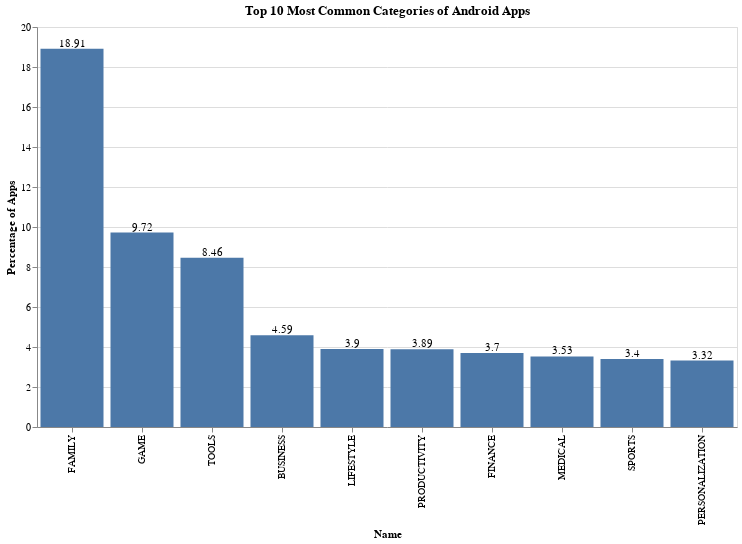

Write notebook code for a chart like this one.
### Code cell
bar_n(
    google_categories,
    "Top 10 Most Common Categories of Android Apps",
    "Percentage of Apps",
    perc = True,
)

### Figure 1 — Vega-Lite specification as saved in the notebook (floating-point values rounded to 4 significant figures)
{"config": {"view": {"continuousWidth": 400, "continuousHeight": 300}}, "layer": [{"mark": "bar", "encoding": {"x": {"type": "nominal", "field": "name", "sort": "-y", "title": "Name"}, "y": {"type": "quantitative", "field": "number", "title": "Percentage of Apps"}}}, {"mark": {"type": "text", "align": "center", "baseline": "middle", "dy": -5}, "encoding": {"text": {"type": "quantitative", "field": "number"}, "x": {"type": "nominal", "field": "name", "sort": "-y", "title": "Name"}, "y": {"type": "quantitative", "field": "number", "title": "Percentage of Apps"}}}], "data": {"name": "data-8c59cb0fc969fbd0a7f1c1394105d1f7"}, "height": 400, "title": "Top 10 Most Common Categories of Android Apps", "width": 700, "$schema": "https://vega.github.io/schema/vega-lite/v4.8.1.json", "datasets": {"data-8c59cb0fc969fbd0a7f1c1394105d1f7": [{"name": "FAMILY", "number": 18.91}, {"name": "GAME", "number": 9.72}, {"name": "TOOLS", "number": 8.46}, {"name": "BUSINESS", "number": 4.59}, {"name": "LIFESTYLE", "number": 3.9}, {"name": "PRODUCTIVITY", "number": 3.89}, {"name": "FINANCE", "number": 3.7}, {"name": "MEDICAL", "number": 3.53}, {"name": "SPORTS", "number": 3.4}, {"name": "PERSONALIZATION", "number": 3.32}]}}
